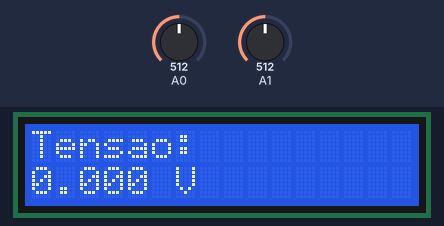
Bench run of a sketch on a simulated Arduino Uno, built with avr-gcc and run on an emulated ATmega328P. On the bench: 16×2 character LCD. The inputs (shaded band) are chosen by the test bench; at power-on: A0 = 512, A1 = 512. What the sketch prints to the serial monitor is not drawn.

Above: at 2.2 s.
2.3 s: A0 set to 716
At 10.8 s:
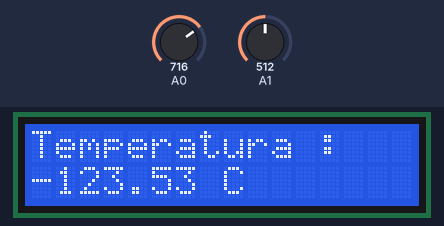
14.2 s: A1 set to 306
At 20.0 s:
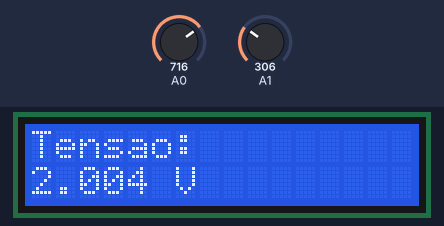
23.7 s: A0 set to 900
At 26.2 s:
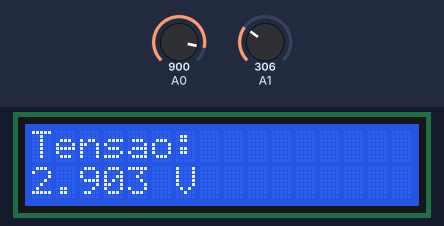
30.4 s: A1 set to 122
At 32.4 s:
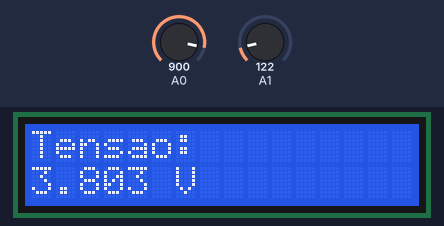
37.1 s: A1 set to 0
At 38.7 s:
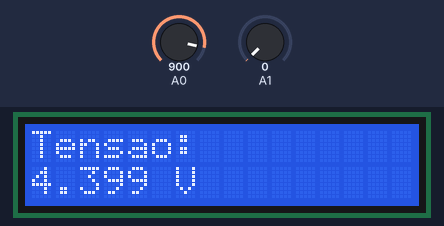
43.8 s: A0 set to 1023
At 49.9 s:
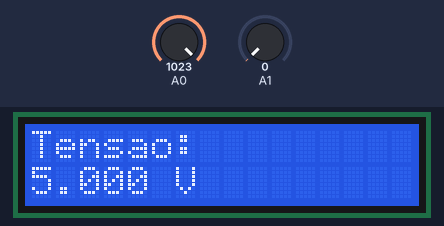
Timing chart, 0 to 51.4 s (numbered marks = the images above; inputs shaded):
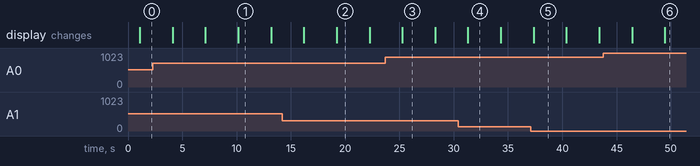

Measured:
- after the input at 2.3 s, the display: first differs from a run without the input after 4.8 s (image 1 shows a later state)
- after the input at 14.2 s, the display: first differs from a run without the input after 5.0 s (image 2)
- after the input at 23.7 s, the display: changes after 1.6 s (image 3)
- after the input at 30.4 s, the display: changes after 0.92 s (image 4)
- after the input at 37.1 s, the display: changes after 0.26 s (image 5)
- after the input at 43.8 s, the display: first differs from a run without the input after 5.7 s (image 6)
- what the display in image 1 shows lasts 3.0 s, from 10.2 s to 13.2 s

The sketch:

termometro.ino
```cpp
#include <Wire.h>

#include <LiquidCrystal_I2C.h>
LiquidCrystal_I2C lcd(0x27, 16, 2);
// Endereço I2C comum: 0x27 ou 0x3F

// #include <Adafruit_LiquidCrystal.h>
// Adafruit_LiquidCrystal lcd(0);

// Mudar as duas linhas de cima de acordo com a biblioteca usada (a de baixo é a do simulador)

void setup() {
  Serial.begin(9600);

  /*
  // Linhas do código do simulador
  lcd.begin(16, 2);
  lcd.setBacklight(HIGH);
  lcd.setCursor(0, 0);
  */

  // Linhas do código real

  lcd.init();
  lcd.backlight();
  lcd.setCursor(0, 0);
  lcd.print("Iniciando...");
  delay(1000);

}

void loop() {
  int leituraAnodo = analogRead(A0);
  int leituraCatodo = analogRead(A1);

  float tensaoAnodo = leituraAnodo * (5.0 / 1023.0);
  float tensaoCatodo = leituraCatodo * (5.0 / 1023.0);

  float tensaoDiodo = tensaoAnodo - tensaoCatodo;

  float diodeTemp = (tensaoDiodo - 0.750)/(-0.002);

  // Exibe no Serial
  Serial.print("Tensão no diodo: ");
  Serial.print(tensaoDiodo, 3);
  Serial.println(" V");

  // Exibe no LCD
  lcd.clear();
  lcd.setCursor(0, 0);
  lcd.print("Tensao:");
  lcd.setCursor(0, 1);
  lcd.print(tensaoDiodo, 3); // 2 casas decimais
  lcd.print(" V");

  delay(3000);

  lcd.clear();
  lcd.setCursor(0, 0);
  lcd.print("Temperatura :");
  lcd.setCursor(0, 1);
  lcd.print(diodeTemp, 2); // 1 casa decimal
  lcd.print(" C");
  delay(3000);
}
```
